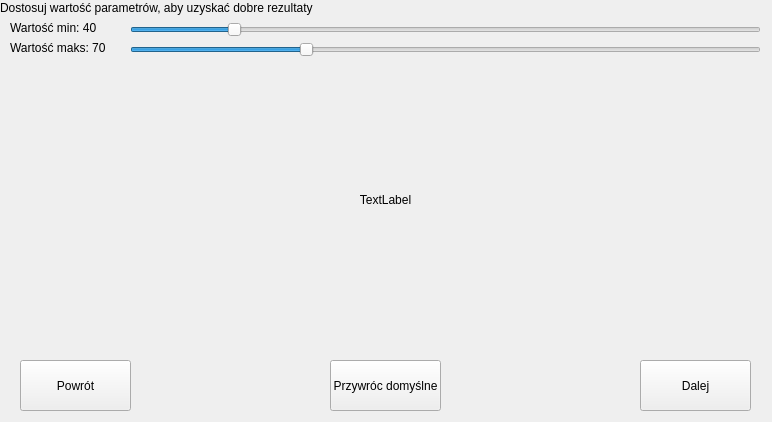
<?xml version="1.0" encoding="UTF-8"?>
<ui version="4.0">
 <class>trackbarsForm</class>
 <widget class="QWidget" name="trackbarsForm">
  <property name="geometry">
   <rect>
    <x>0</x>
    <y>0</y>
    <width>772</width>
    <height>422</height>
   </rect>
  </property>
  <property name="minimumSize">
   <size>
    <width>772</width>
    <height>422</height>
   </size>
  </property>
  <property name="maximumSize">
   <size>
    <width>772</width>
    <height>422</height>
   </size>
  </property>
  <property name="windowTitle">
   <string>Puzzle stacker</string>
  </property>
  <widget class="QPushButton" name="back_button">
   <property name="geometry">
    <rect>
     <x>20</x>
     <y>360</y>
     <width>111</width>
     <height>51</height>
    </rect>
   </property>
   <property name="text">
    <string>Powrót</string>
   </property>
  </widget>
  <widget class="QPushButton" name="next_button">
   <property name="enabled">
    <bool>true</bool>
   </property>
   <property name="geometry">
    <rect>
     <x>640</x>
     <y>360</y>
     <width>111</width>
     <height>51</height>
    </rect>
   </property>
   <property name="text">
    <string>Dalej</string>
   </property>
  </widget>
  <widget class="QLabel" name="contour_image">
   <property name="geometry">
    <rect>
     <x>30</x>
     <y>70</y>
     <width>711</width>
     <height>261</height>
    </rect>
   </property>
   <property name="minimumSize">
    <size>
     <width>711</width>
     <height>261</height>
    </size>
   </property>
   <property name="maximumSize">
    <size>
     <width>710</width>
     <height>260</height>
    </size>
   </property>
   <property name="text">
    <string>&lt;html&gt;&lt;head/&gt;&lt;body&gt;&lt;p align=&quot;center&quot;&gt;TextLabel&lt;/p&gt;&lt;/body&gt;&lt;/html&gt;</string>
   </property>
   <property name="alignment">
    <set>Qt::AlignCenter</set>
   </property>
  </widget>
  <widget class="QSlider" name="max_slider">
   <property name="geometry">
    <rect>
     <x>130</x>
     <y>40</y>
     <width>631</width>
     <height>20</height>
    </rect>
   </property>
   <property name="maximum">
    <number>255</number>
   </property>
   <property name="singleStep">
    <number>5</number>
   </property>
   <property name="sliderPosition">
    <number>70</number>
   </property>
   <property name="orientation">
    <enum>Qt::Horizontal</enum>
   </property>
  </widget>
  <widget class="QSlider" name="min_slider">
   <property name="geometry">
    <rect>
     <x>130</x>
     <y>20</y>
     <width>631</width>
     <height>20</height>
    </rect>
   </property>
   <property name="minimumSize">
    <size>
     <width>0</width>
     <height>0</height>
    </size>
   </property>
   <property name="maximum">
    <number>255</number>
   </property>
   <property name="singleStep">
    <number>5</number>
   </property>
   <property name="value">
    <number>40</number>
   </property>
   <property name="sliderPosition">
    <number>40</number>
   </property>
   <property name="orientation">
    <enum>Qt::Horizontal</enum>
   </property>
   <property name="tickPosition">
    <enum>QSlider::NoTicks</enum>
   </property>
  </widget>
  <widget class="QLabel" name="min_label">
   <property name="geometry">
    <rect>
     <x>10</x>
     <y>20</y>
     <width>101</width>
     <height>16</height>
    </rect>
   </property>
   <property name="text">
    <string>Wartość min: 40</string>
   </property>
  </widget>
  <widget class="QLabel" name="max_label">
   <property name="geometry">
    <rect>
     <x>10</x>
     <y>40</y>
     <width>101</width>
     <height>16</height>
    </rect>
   </property>
   <property name="text">
    <string>Wartość maks: 70</string>
   </property>
  </widget>
  <widget class="QLabel" name="description">
   <property name="geometry">
    <rect>
     <x>0</x>
     <y>0</y>
     <width>751</width>
     <height>16</height>
    </rect>
   </property>
   <property name="text">
    <string>Dostosuj wartość parametrów, aby uzyskać dobre rezultaty</string>
   </property>
  </widget>
  <widget class="QPushButton" name="default_button">
   <property name="enabled">
    <bool>true</bool>
   </property>
   <property name="geometry">
    <rect>
     <x>330</x>
     <y>360</y>
     <width>111</width>
     <height>51</height>
    </rect>
   </property>
   <property name="text">
    <string>Przywróc domyślne</string>
   </property>
  </widget>
 </widget>
 <resources>
  <include location="prompt_image.qrc"/>
 </resources>
 <connections/>
</ui>
